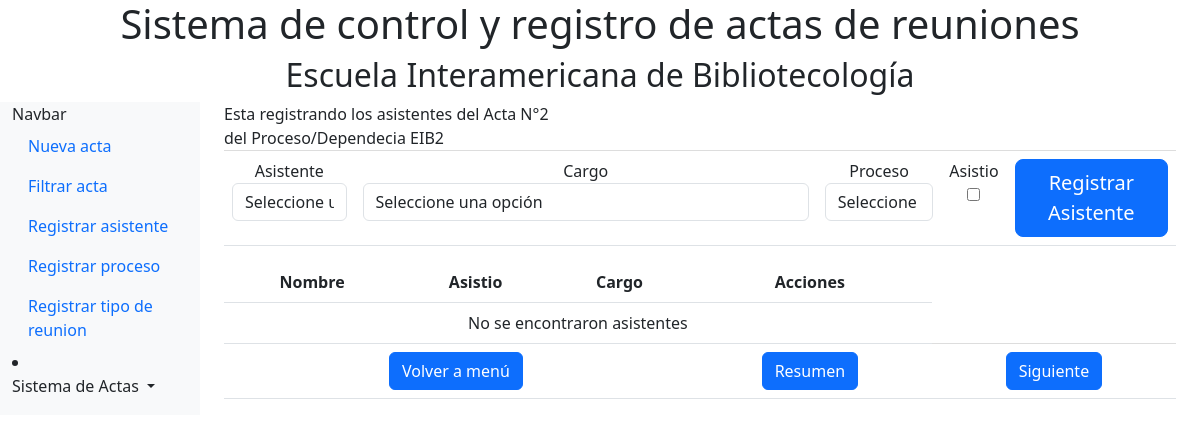
/app_registro/RegistroUsuariosConfirmacion/24/121/2/, run on an earlier commit of the app's database.
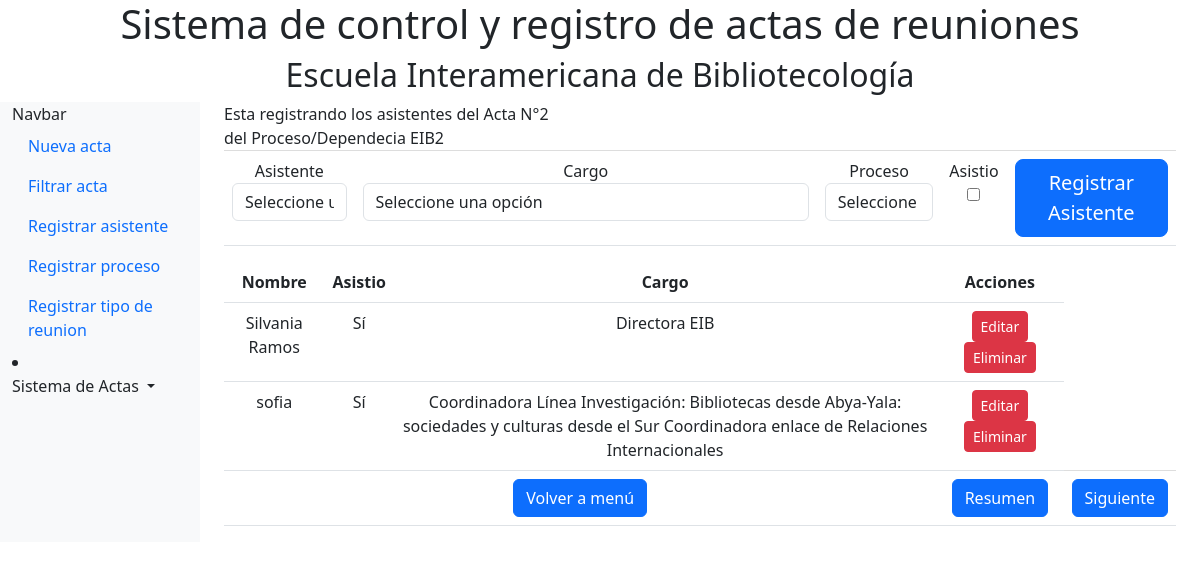
And on a later commit of the database.
### app_registro/models.py (models this page shows, shortened)
class Confirmation(models.Model):
    user_id = models.ForeignKey(User,on_delete =models.CASCADE,verbose_name="Usuario")
    act_id = models.ForeignKey(Act,on_delete =models.CASCADE)
    asset = models.BooleanField(null=True, default=None)
    job_position = models.ForeignKey(Job, on_delete=models.SET_NULL, blank=True, null=True)
    process = models.ForeignKey(Process,on_delete =models.CASCADE,null=True, default=None)
    approved = models.BooleanField(null=True, default=False)

class User(models.Model):
    name = models.CharField(max_length=200, default=None)
    mail = models.CharField(max_length=200,null=True,default=None)
    num_id = models.IntegerField(default=None)

class Job(models.Model):
    name_job = models.CharField(max_length=200)
    description = models.CharField(max_length=200,null=True, default=None)
    def __str__(self):
        return str(self.name_job)

### app_registro/views.py (the view)
# urls.py: path('RegistroUsuariosConfirmacion/<int:act_id>/<str:act_proceso>/<int:act_ident>/', views.RegisterUserConfirmation, name='RegistroUserconfirmation'),
def RegisterUserConfirmation(request,act_id,act_proceso,act_ident):
    if request.method == 'POST':
        formuser = RegisterFormUserConfirmation(request.POST)
        if formuser.is_valid():
            user_id = formuser.cleaned_data['user_id']  # Obtener el ID del usuario del formulario
            existing_confirmation = Confirmation.objects.filter(act_id=act_id, user_id=user_id).first()
            if existing_confirmation:
                messages.error(request, 'El asistente ya ha sido registrado para esta acta.')
                url_redireccion = reverse('RegistroUserconfirmation' , kwargs={'act_id': act_id, 'act_proceso': act_proceso, 'act_ident': act_ident})
                return redirect(url_redireccion)
            confirmacion = formuser.save(commit=False)
            confirmacion.save()
            url_redireccion = reverse('RegistroUserconfirmation' , kwargs={'act_id': act_id, 'act_proceso': act_proceso, 'act_ident': act_ident})
            return redirect(url_redireccion)
    else:
        formuser = RegisterFormUserConfirmation()
    confimaciones = Confirmation.objects.filter(act_id=act_id)
    proceso = Dependece.objects.get(cod=act_proceso)
    context = {
    'form': formuser,
    'act_id': act_id,
    'act_proceso': act_proceso,
    'act_ident': act_ident,
    'confimaciones':confimaciones,
    'proceso': proceso,
    }
    return render(request, 'app_registro/formulario2.html', context)

### app_registro/forms.py
class RegisterFormUserConfirmation(forms.ModelForm):
    class Meta:
        model = Confirmation
        fields = "__all__"
        widgets = {
            'asset': forms.CheckboxInput(),
        }
    def __init__(self, *args, **kwargs):
        super().__init__(*args, **kwargs)
        self.fields['job_position'].required = False
        user = User.objects.values_list('pk','name')
        self.fields['user_id'].choices = user
        job = Job.objects.values_list('pk', 'name_job')
        self.fields['job_position'].choices = job
        proceso = Process.objects.values_list('pk', 'name')
        self.fields['process'].choices = proceso

### Templates/app_registro/formulario2.html (shortened to what this page needs)
{% extends 'base.html' %}
{% load static %}
    {% block content %}
    <main class="col-md-9 ms-sm-auto col-lg-10 px-md-4">
      <form method="post" id="myForm">
      <label >Esta registrando los asistentes del Acta N°{{ act_ident }} </label>
          <div>
          <label>del Proceso/Dependecia {{ proceso.name }}</label>
          </div>
          <table class="table text-center">
          <div class="container">
            <div class="form-group">
              <td>
              <label >Asistente</label>
              <select name="user_id" id="user_id" class="form-control" required>
                <option value="">Seleccione una opción</option>
              </select>
            </td>
            <td>
              <label >Cargo</label>
              <select name="job_position" id="job_position" class="form-control">
                <option value="">Seleccione una opción</option>
              </select>
            </td>
            <td>
              <label >Proceso</label>
              <select name="process" id="process" class="form-control">
                <option value="">Seleccione una opción</option>
              </select>
            </td>
            <td>
            <label >Asistio</label>
          <div>
            <input type="checkbox" name="asset" id="asset" >
            <td colspan="3">
              <div class="text-center">
                  <button type="submit" class="btn btn-primary btn-lg btn-block">Registrar Asistente</button>
              </div>
          </td>
            </table>
            <table class="table text-center">
              <thead>
                <tr>
                  <th>Nombre</th>
                  <th>Asistio</th>
                  <th>Cargo</th>
                  <th>Acciones</th>
                </tr>
              </thead>
              <tbody>
                {% for user in confimaciones %}
                  <tr>
                    <td>{{ user.user_id.name}}</td>
                    <td>
                      {% if user.asset == True %}
                          Sí
                      {% elif user.asset == False %}
                          No
                      {% else %}
                          No registrado
                      {% endif %}
                  </td>
                    <td>{{ user.job_position }}</td>
                    <td>
                      <a href="{% url 'EditarRegistroUsuariosConfirmacion' user.id act_id act_proceso act_ident%}" class="btn btn-danger btn-sm">Editar</a>
                      <a href="{% url 'eliminar_RegistroUsuariosConfirmacion' user.id act_id act_proceso act_ident%}" class="btn btn-danger btn-sm delete-typemeet" data-typemeet-id="{{ user.id }}">Eliminar</a>
                    </td>
                  </tr>
                {% empty %}
                  <tr>
                    <td colspan="5">No se encontraron asistentes</td>
                  </tr>
                {% endfor %}
              </tbody>
              <td colspan="3" class="text-center">
                <a href="{% url 'menu' %}" class="btn btn-primary">Volver a menú</a>
              </td>
              <td colspan="3" class="text-center">
                <a href="{% url 'resumen' act_id %}" class="btn btn-primary">Resumen</a>
              </td>
              <td colspan="3" class="text-center">
                <a href="{% url 'RegistroDevelop' act_id act_proceso act_ident%}" class="btn btn-primary">Siguiente</a>
              </td>
            </table>
      </form>
    </main>
    {% endblock %}

What changed in the data, as far as the page shows it:
added Confirmation: user_id.name "Silvania Ramos", asset "Sí", job_position "Directora EIB"
added Confirmation: user_id.name "sofia", asset "Sí", job_position "Coordinadora Línea Investigación: Bibliotecas desde Abya-Yala: sociedades y culturas desde el Sur Coordinadora enlace de Relaciones Internacionales"
Also different on the page:
text no longer shown: "No se encontraron asistentes"
